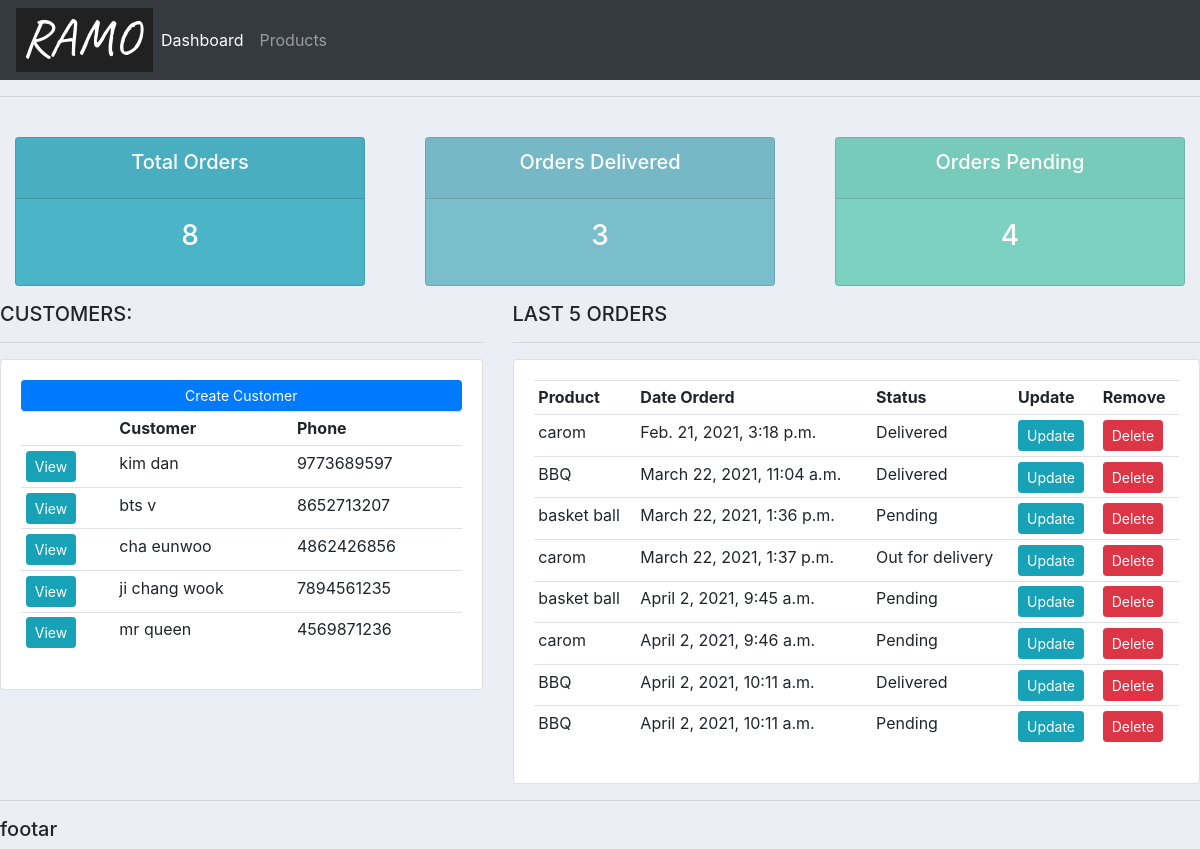
/, run on an earlier commit of the app's database.
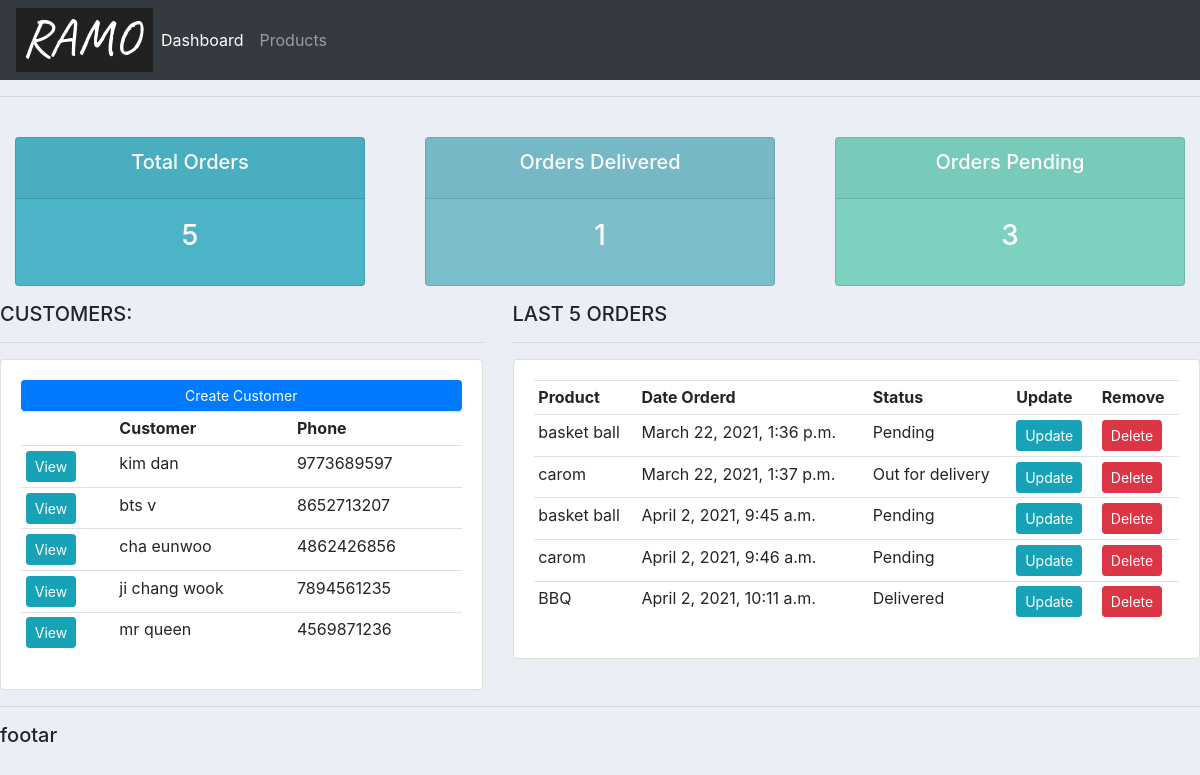
And on a later commit of the database.
### accounts/models.py (models this page shows, shortened)
class Customer(models.Model):
    name=models.CharField(max_length=25,null=True)
    phone=models.CharField(max_length=10,null=True)
    email=models.EmailField(max_length=25,null=True)
    date_created=models.DateTimeField(auto_now_add=True,null=True)

class Order(models.Model):
    STATUS=(
        ('Pending','Pending'),('Out for delivery','Out for delivery'),('Delivered','Delivered')
    )
    date_created=models.DateTimeField(auto_now_add=True,null=True)
    status=models.CharField(max_length=250,choices=STATUS,null=True)
    customer=models.ForeignKey(Customer,null=True,on_delete=models.SET_NULL)
    product=models.ForeignKey(Product,null=True,on_delete=models.SET_NULL)
    note=models.CharField(max_length=2550,null=True)

class Product(models.Model):
    CATEGORY=(('In door','In door'),('Out door','Out door'))
    name=models.CharField(max_length=25,null=True)
    price=models.FloatField(null=True)
    category=models.CharField(max_length=25,null=True,choices=CATEGORY)
    description=models.CharField(max_length=25,null=True)
    date_created=models.DateTimeField(auto_now_add=True,null=True)
    tag=models.ManyToManyField(Tag)
    def __str__(self):
        return self.name

### accounts/views.py (the view)
# urls.py: path('',views.home,name='home'),
def home(request):
    orders=Order.objects.all()
    customers=Customer.objects.all()
    total_customers=customers.count()
    total_orders=orders.count()
    delivered=orders.filter(status='Delivered').count()
    pending = orders.filter(status='Pending').count()
    context = {'orders': orders, 'customers': customers,'total_orders':total_orders,'total_customers':total_customers
               ,'delivered':delivered,'pending':pending}
    return render(request,'accounts/dashboard.html',context)

### templates/accounts/dashboard.html
{% extends 'accounts/main.html' %}
{% block content %}
{% include 'accounts/status.html' %}
<div class="row">
	<div class="col-md-5">
		<h5>CUSTOMERS:</h5>
		<hr>
		<div class="card card-body">
			<a class="btn btn-primary  btn-sm btn-block" href="">Create Customer</a>
			<table class="table table-sm">
				<tr>
                   <th></th>
					<th>Customer</th>
					<th>Phone</th>
				</tr>
                {% for customer in customers %}
                    <tr>
                    <td><a class="btn btn-sm btn-info"href="{% url 'customer' customer.id %}">View</a></td>
                        <td>
                        {{customer.name  }}
                    </td>
                    <td>
                        {{customer.phone }}
                    </td>
                    </tr>
                {% endfor %}
			</table>
		</div>
	</div>
	<div class="col-md-7">
		<h5>LAST 5 ORDERS</h5>
		<hr>
		<div class="card card-body">
			<table class="table table-sm">
				<tr>
					<th>Product</th>
					<th>Date Orderd</th>
					<th>Status</th>
					<th>Update</th>
					<th>Remove</th>
				</tr>
                {% for order in orders %}
                    <tr>
                    <td>
                        {{order.product  }}
                    </td>
                        <td>
                        {{order.date_created  }}
                    </td>
                    <td>
                        {{order.status }}
                    </td>
                    <td><a class="btn btn-sm btn-info"href="{% url 'update_order' order.id %}">Update</a> </td>
                        <td><a class="btn btn-sm btn-danger"href="{% url 'delete_order' order.id%}">Delete</a> </td>
                    </tr>
                {% endfor %}
			</table>
		</div>
	</div>
</div>
{% endblock %}

What changed in the data, as far as the page shows it:
removed Order: product "carom", date_created "Feb. 21, 2021, 3:18 p.m.", status "Delivered"
removed Order: product "BBQ", date_created "March 22, 2021, 11:04 a.m.", status "Delivered"
removed Order: product "BBQ", date_created "April 2, 2021, 10:11 a.m.", status "Pending"
Also different on the page:
{{ total_orders }}: "8" → "5"
{{ delivered }}: "3" → "1"
{{ pending }}: "4" → "3"
